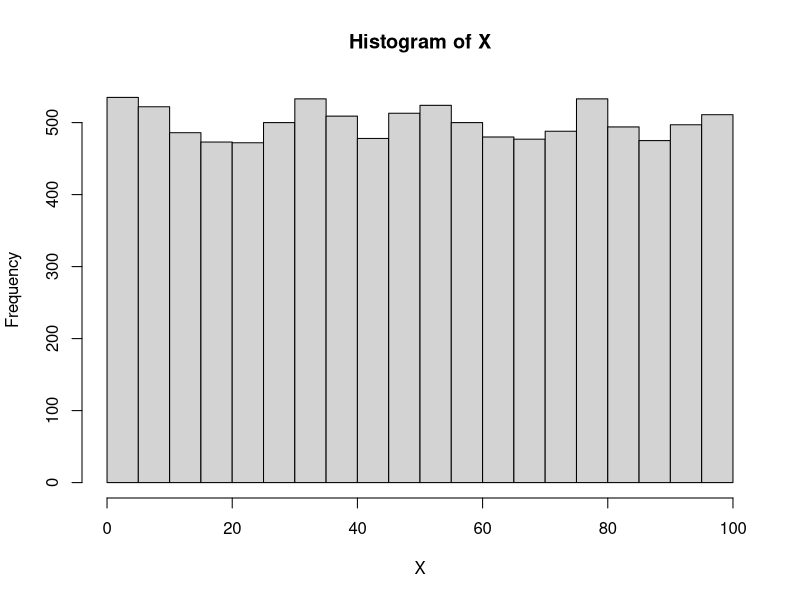
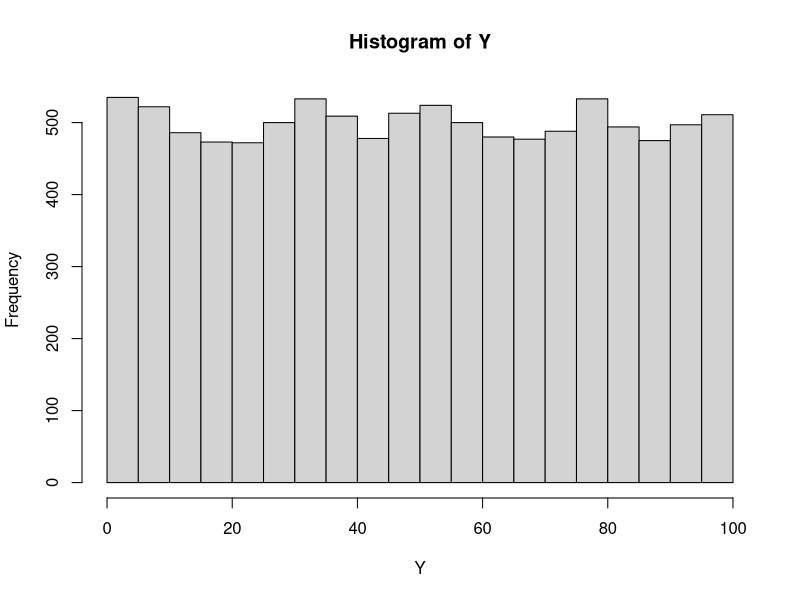

Recreate these plots in R, in order.
## ---- chunk 1
knitr::opts_chunk$set(echo = TRUE)
## ---- chunk 2
m = 100
n = 10000
U = runif(n) #use same set of U to compare plot
X = Y = vector(length = n)
#Standard way
for (i in 1:n)
{
  for (j in 1:m)
  {
    if (U[i] > (j-1)/m && U[i] <= j/m)
    {
      X[i] = j
      break
    }
  }
}
hist(X)
#Non-standard way
for (i in 1:n)
{
  Y[i] = ceiling(U[i]*m)
}
hist(Y) #same shape as X's plot
